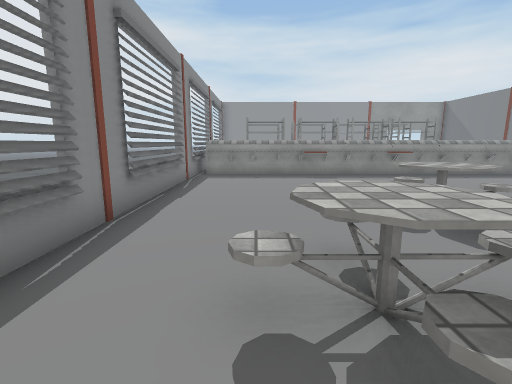
View 1 (above)

24 first-person views from a walk through a Unity game level. The camera is 1.3 m above the floor, tilts 10° down and sees 85° across. The floor is counted in squares, 1 m on a side. Each view is taken from the middle of a square. On the plan, view 1 faces up. The plan holds only what a view shows up to about 13 squares ahead; the rest is blank. The place goes on beyond the plan. The player character is not drawn. Some animated figures are not drawn. Door leaves are left out, so doorways stand open. Some surface patterns are stand-ins.

View 2
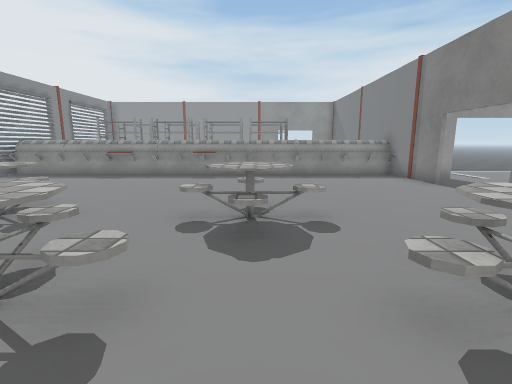

View 3
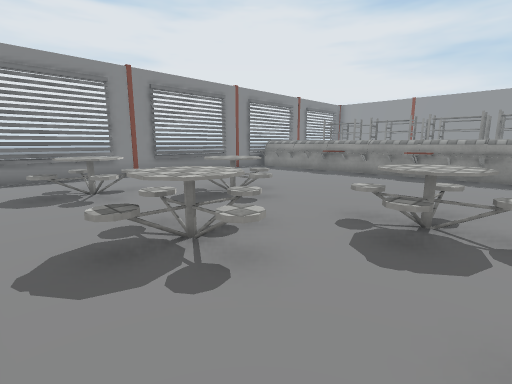

View 4
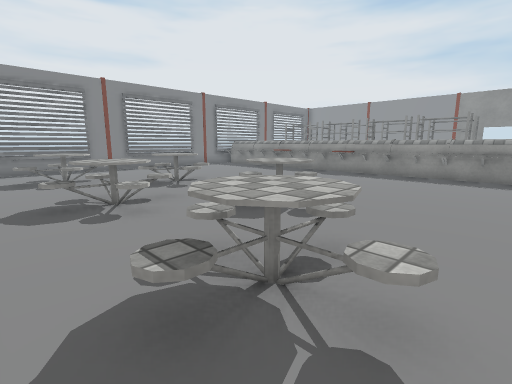

View 5
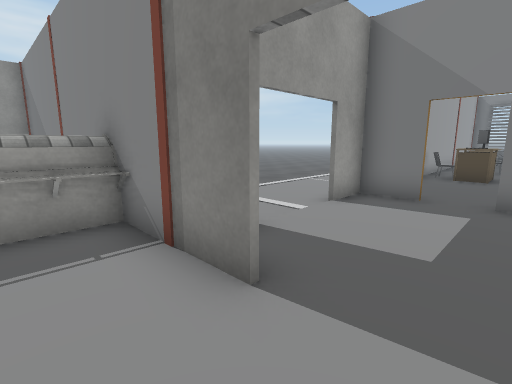

View 6
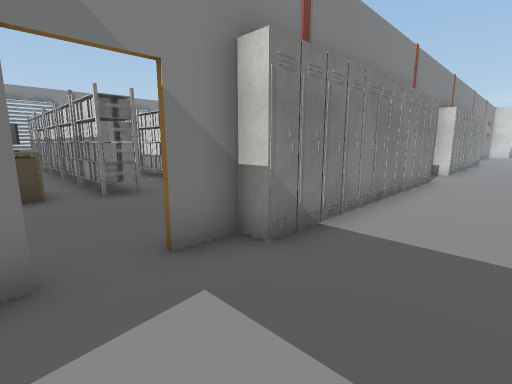

View 7
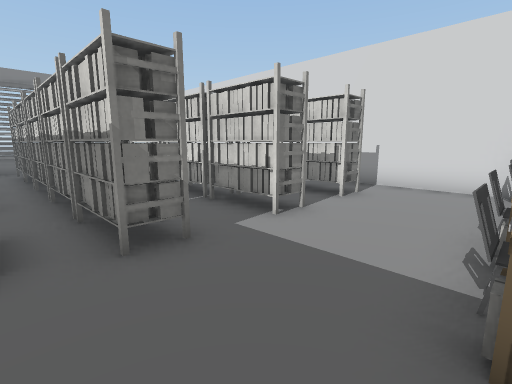

View 8
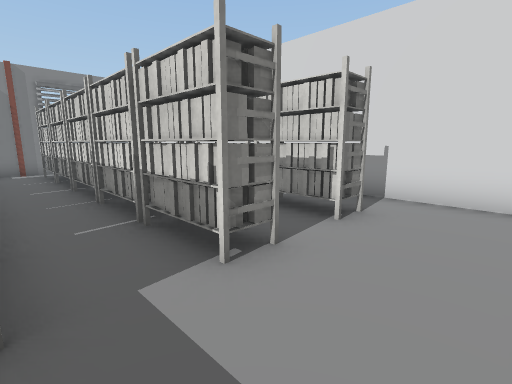

View 9
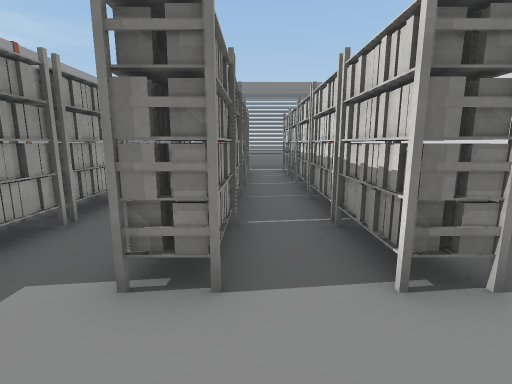

View 10
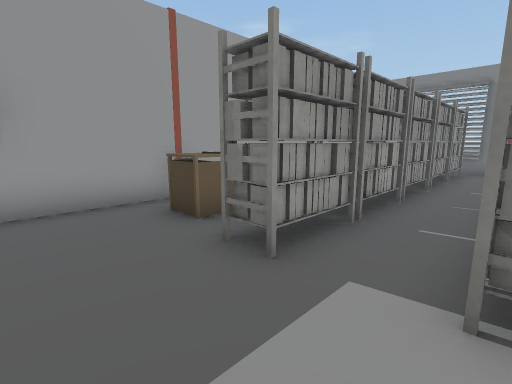

View 11
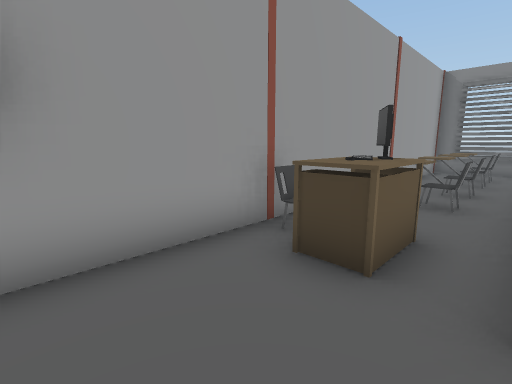

View 12
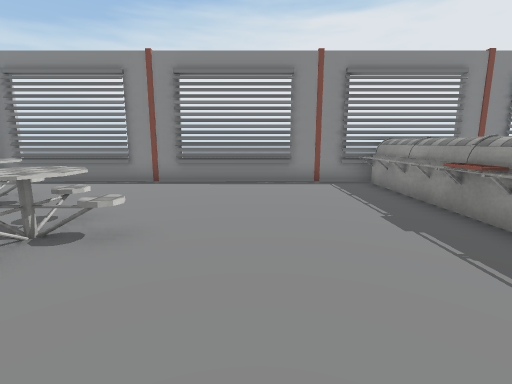

View 13
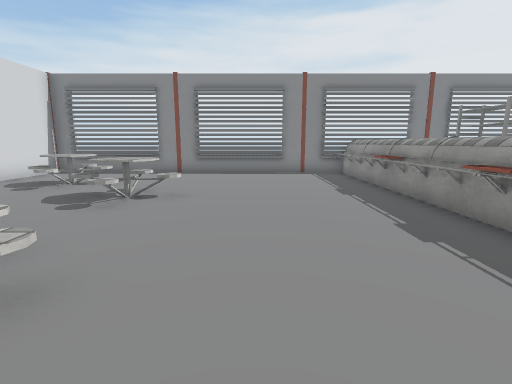

View 14
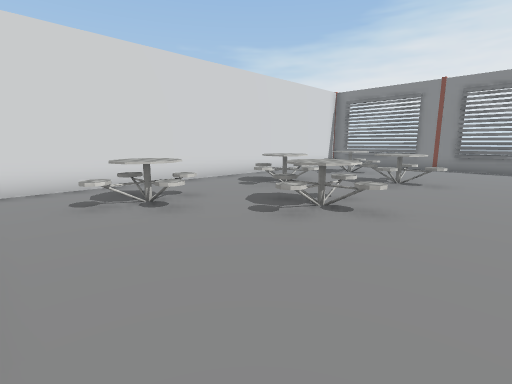

View 15
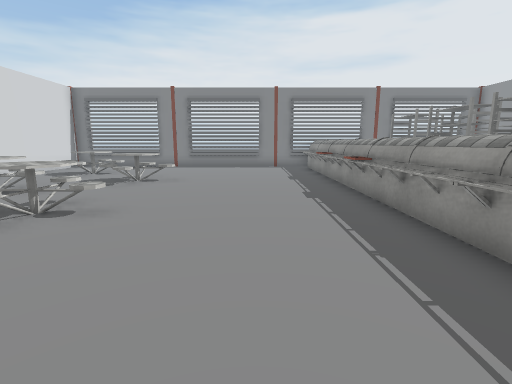

View 16
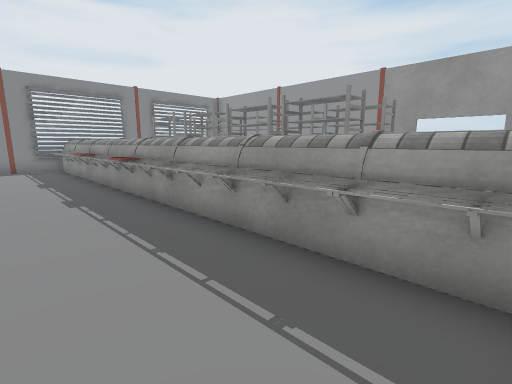

View 17
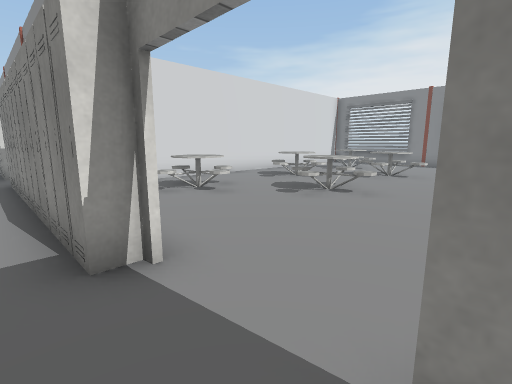

View 18
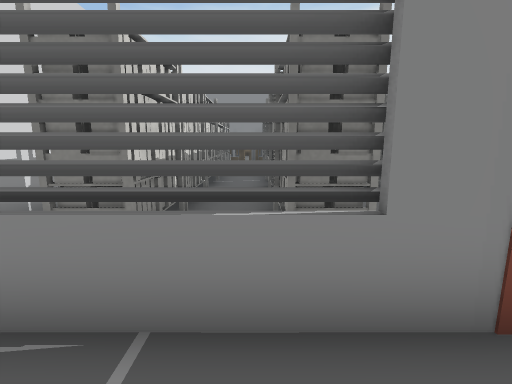

View 19
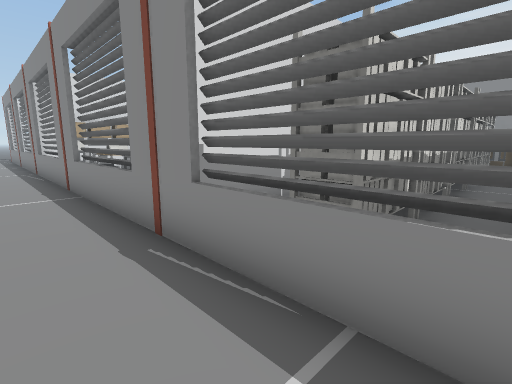

View 20
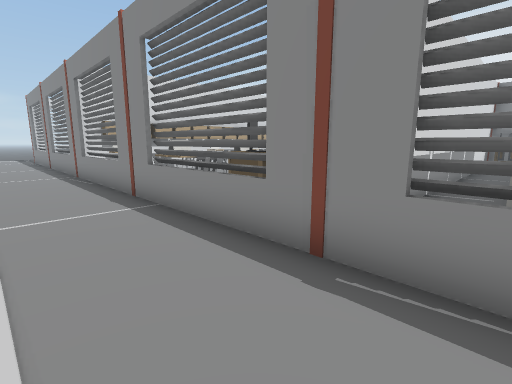

View 21
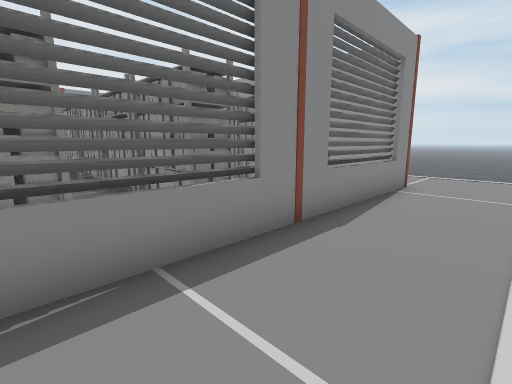

View 22
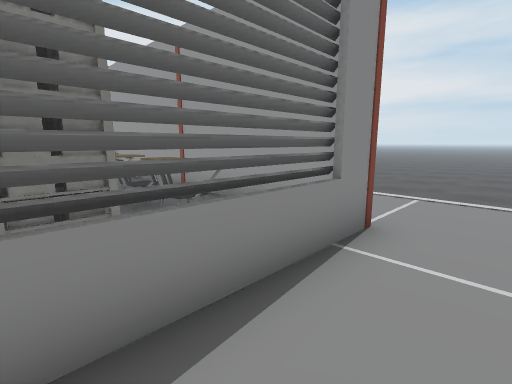

View 23
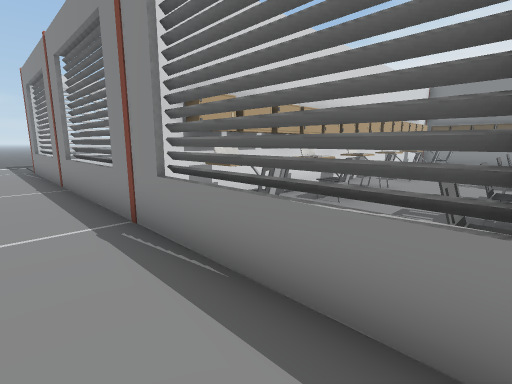

View 24
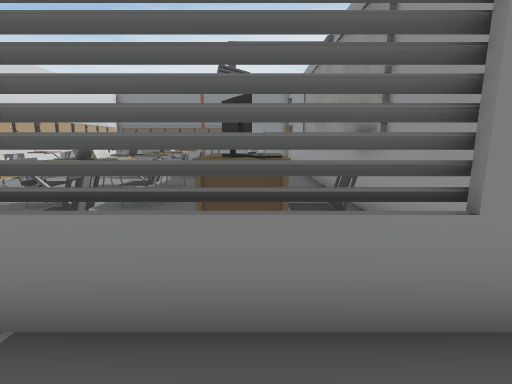

### Floor plan
Points are (right, up) in squares from view 1. A wall is a line through its corners. A room is listed if a view was taken in it or the views show most of it. See-through windows are left out.
Room 1 (views 1, 2, 3, 4, 5, 6, 7, 8, 9, 10, 11, 12, 13, 14, 15, 16, 17)
walls: (20.2, -0.8) (34.5, -0.8); (23, -11.6) (35.4, -11.6); (19, 6.5) (19, 7.5); (13.7, 8.6) (13.7, 13.5); (19, 8.8) (19, 10.1) (17.6, 10.1); (13.8, 9.1) (13.8, 8.6); (15.1, 10.1) (13.6, 10.1); (0.5, -0.8) (12.6, -0.8); (34.4, -1) (23.9, -1); (35.1, 3.9) (35.1, 6.4); (35.1, 7.5) (35.1, 10.2); (35.4, 10.1) (21.4, 10.1); (-2.5, 11.5) (-2.5, -0.5)
low walls: (35.1, 6.8) (35.1, 7.4)
ways out: open door at (16, 10) to room 2; open door at (14, 7.5); open door at (19, -3); open door at (19, 8)
objects: other object (-2, 11) to (0, 13); table (0, 1) to (2, 3); other object (1, 11) to (1, 13); table (2, 4) to (4, 6); other object (2, 11) to (3, 12); other object (2, 12) to (4, 13); other object (4, 11) to (5, 13); table (5, 1) to (7, 3); other object (6, 11) to (6, 12); table (7, 4) to (9, 6); other object (7, 11) to (8, 12); other object (8, 11) to (9, 13); table (9, 1) to (12, 3); other object (10, 11) to (11, 12); other object (12, 11) to (13, 12); other object (14, -5); locker (14, -4); other object (14, -2); locker (14, -1); locker (14, 0); locker (14, 1); locker (14, 2); locker (14, 3); locker (14, 4); locker (14, 5); locker (14, 6); locker (19, -1); locker (19, 0); locker (19, 1); locker (19, 2); locker (19, 3); locker (19, 4); locker (19, 5); locker (19, 6); chair (20, 3) to (20, 4); table (20, 6); other object (21, 2); chair (21, 5); other object (23, -11); rack (23, 1) to (25, 2); rack (23, 3) to (25, 4); rack (23, 6) to (25, 7); other object (24, -11); other object (24, 8) to (25, 9); other object (25, -11); other object (25, -7); computer (25, 8); locker (26, -11); other object (26, -6); rack (26, 1) to (27, 2); rack (26, 3) to (28, 4); rack (26, 6) to (27, 7); locker (27, -11); other object (27, -7); chair (27, 8) to (28, 9); other object (28, -11); rack (28, 1) to (29, 2); rack (28, 3) to (29, 4); rack (28, 6) to (29, 7); other object (29, -11); chair (29, -10); other object (29, -7); other object (29, -6); chair (29, -5); chair (29, 8) to (30, 9); locker (30, -11); chair (30, -7); rack (30, 1) to (31, 2); rack (30, 3) to (31, 4); rack (30, 6) to (31, 7); chair (31, -11); laptop (31, -7); laptop (31, -6); chair (31, 8) to (32, 9); locker (32, -11); chair (32, -6); rack (32, 1) to (34, 2); rack (32, 3) to (34, 4); rack (32, 6) to (34, 7); locker (33, -11) to (34, -11); other object (33, -6); table (33, -4) to (34, -3); chair (33, 8) to (33, 9); other object (34, -7); chair (34, -6); computer (34, -3); chair (34, -2)
Room 2 (views 18, 19, 20, 21, 22, 23, 24)
walls: (35.3, 10.4) (35.3, -22.4)
ways out: open door at (16, 10) to room 1

Where each view was taken, in squares from view 1:
view 1: 0 up, 0 right, facing up
view 2: 0 up, 8 right, facing up
view 3: 0 up, 9 right, facing up-left
view 4: 0 up, 12 right, facing up-left
view 5: 7 up, 12 right, facing up-right
view 6: 9 up, 16 right, facing down-right
view 7: 8 up, 20 right, facing down-right
view 8: 6 up, 21 right, facing down-right
view 9: 3 up, 21 right, facing right
view 10: 4 up, 21 right, facing up-right
view 11: 7 up, 21 right, facing up-right
view 12: 8 up, 7 right, facing left
view 13: 8 up, 10 right, facing left
view 14: 8 up, 13 right, facing down-left
view 15: 9 up, 13 right, facing left
view 16: 9 up, 13 right, facing up-left
view 17: 9 up, 15 right, facing down-left
view 18: 3 up, 37 right, facing left
view 19: 3 up, 37 right, facing down-left
view 20: 1 up, 38 right, facing down-left
view 21: 1 up, 38 right, facing up-left
view 22: 6 up, 37 right, facing up-left
view 23: 7 down, 37 right, facing down-left
view 24: 3 down, 37 right, facing left
